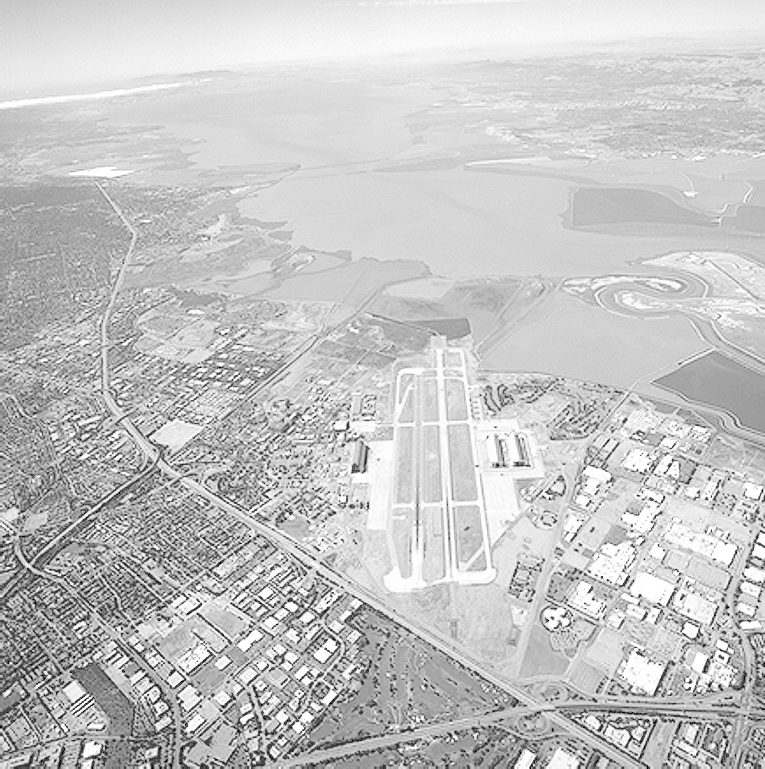
#> input picture runway.png, 765 x 769 px
$ jupyter execute Question-3.ipynb
#> lines starting #> are read from the running program, lines starting #| are printed output that depends on the picture
#> further down, image is the input picture: shape (769, 765); min 0, max 255, mean 197.1
3. Write your own function to equalize the histogram of an image. Apply this function to the
runway image.

[cell 1]
import cv2
import numpy as np
import matplotlib.pyplot as plt

[cell 2]
def custom_hist_equalization(img):

    hist, bins = np.histogram(img.flatten(), 256, [0, 256])
#> hist = 256 values, max 15137 at index 213, min 0 at index 1, mean 2298; bins = 257 values from 0 to 256
    cdf = hist.cumsum()
#> cdf = 256 values from 875 to 588285
    cdf_m = np.ma.masked_equal(cdf, 0)
    cdf_m = (cdf_m - cdf_m.min()) * 255 / (cdf_m.max() - cdf_m.min())
    cdf = np.ma.filled(cdf_m, 0).astype('uint8')
#> cdf = 256 values from 0 to 255
    img_equalized = cdf[img]
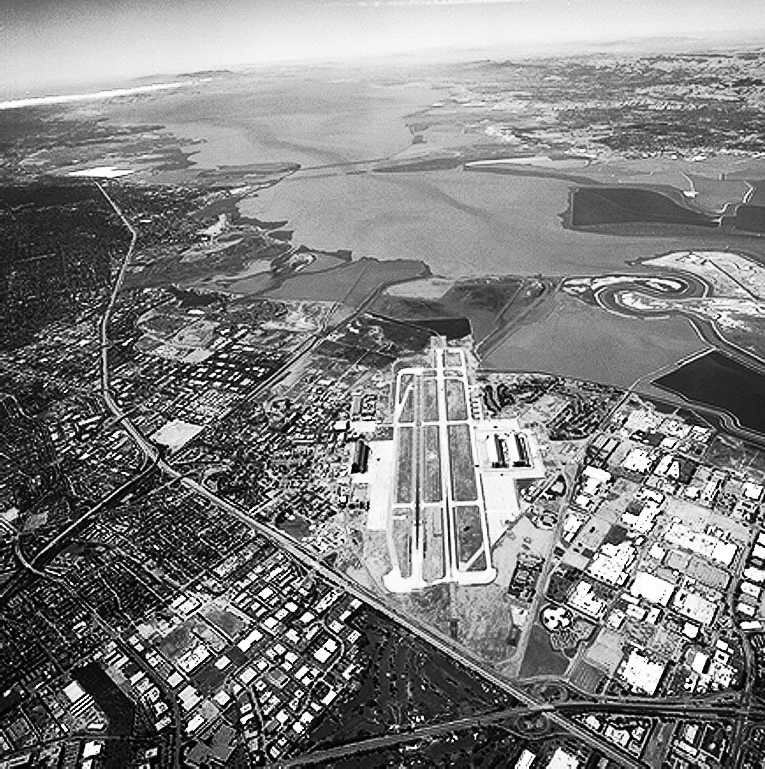
#> img_equalized: shape (769, 765); min 0, max 255, mean 128.2

    return img_equalized

--- Main Execution ---

[cell 3]
filename = 'runway.png'
image = cv2.imread(filename, cv2.IMREAD_GRAYSCALE)

[cell 4]
if image is None:
    print("Error: Image not found.")
else:
    equalized_image = custom_hist_equalization(image)

    # --- Visualization ---
    plt.figure(figsize=(12, 8))

    # Original Image
    plt.subplot(2, 2, 1)
    plt.imshow(image, cmap='gray')
    plt.title('Original Image')
    plt.axis('off')

    # Original Histogram
    plt.subplot(2, 2, 2)
    plt.hist(image.flatten(), 256, [0, 256], color='black')
    plt.title('Original Histogram')
    plt.xlim([0, 256])

    # Equalized Image
    plt.subplot(2, 2, 3)
    plt.imshow(equalized_image, cmap='gray')
    plt.title('Equalized Image (Custom Function)')
    plt.axis('off')

    # Equalized Histogram
    plt.subplot(2, 2, 4)
    plt.hist(equalized_image.flatten(), 256, [0, 256], color='black')
    plt.title('Equalized Histogram')
    plt.xlim([0, 256])

    plt.tight_layout()
    plt.show()
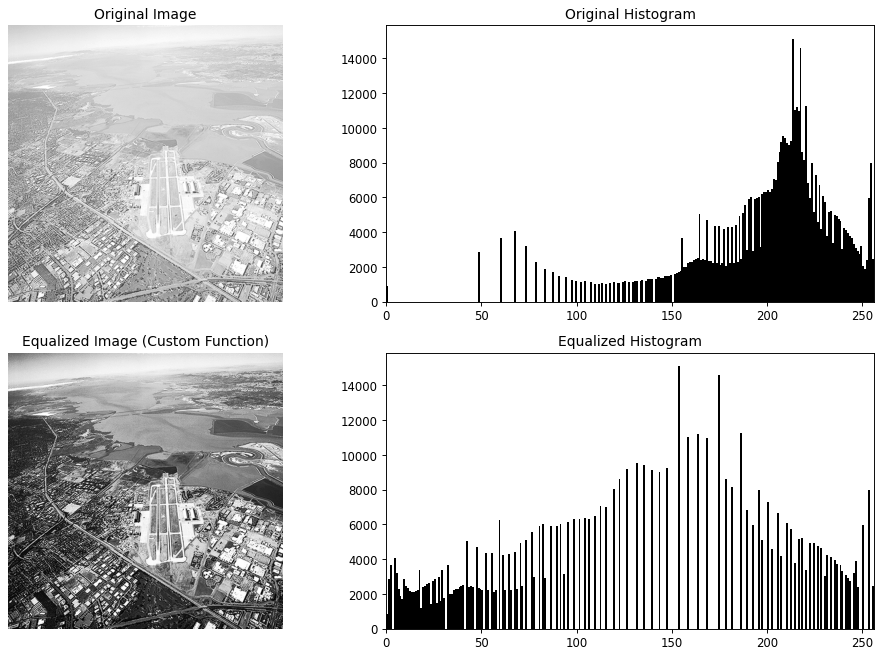
#> figure drawn by matplotlib, 4 panels; panel 2: tallest bar 15137 high, from x = 213 to 214; panel 4: tallest bar 15137 high, from x = 153 to 154
